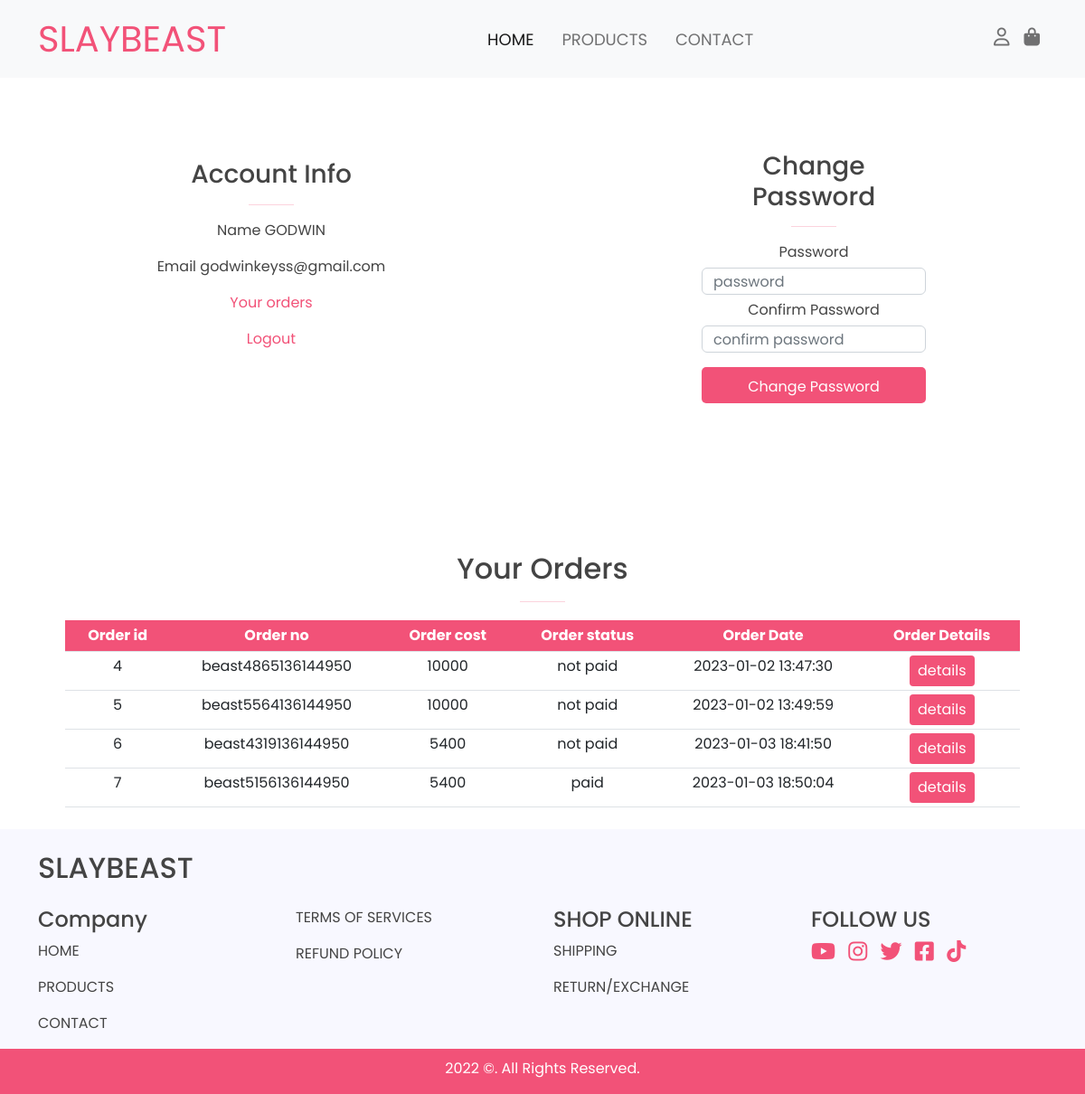
The app's page /account.php (signed in) with its own data.
### tables this page shows
CREATE TABLE `orders` (
  `order_id` int(11) NOT NULL,
  `order_cost` int(11) NOT NULL,
  `order_status` varchar(100) NOT NULL DEFAULT 'not paid',
  `user_id` int(11) NOT NULL,
  `tracking_id` varchar(100) NOT NULL,
  `email` varchar(255) NOT NULL,
  `country` varchar(100) NOT NULL,
  `first_name` varchar(255) NOT NULL,
  `last_name` varchar(255) NOT NULL,
  `phone` varchar(15) NOT NULL,
  `address` varchar(255) NOT NULL,
  `postal` int(11) NOT NULL,
  `state` varchar(255) DEFAULT NULL,
  `city` varchar(255) NOT NULL,
  `order_date` timestamp NOT NULL DEFAULT current_timestamp()
);

### account.php (the view, shortened to what this page needs)
<?php  include('./inc/header.php')  ?>
<?php
include('./server/connection.php');
if(isset($_SESSION['logged_in'])){
    $user_id = $_SESSION['user_id'];
    $stmt =$pdo->prepare("SELECT * FROM orders WHERE user_id=:user_id");
    $stmt->bindValue(':user_id',$user_id);
    $stmt->execute();
    $orders =$stmt->fetchAll(PDO::FETCH_ASSOC);
}
?>
    <section class="my-5 py-5">
      <div class=" row mx-auto">
        <div class="text-center mt-3 pt-5 col-lg-6 col-md-12 col-sm-12">
            <h3 class="font-weight-bold">Account Info</h3>
            <hr class="mx-auto account-hr">
            <div class="account-info">
                <p>Name <span><?php if(isset($_SESSION['first_name'])) { echo $_SESSION['first_name']; }?></span></p>
                <p>Email <span><?php if(isset($_SESSION['user_email'])) { echo $_SESSION['user_email'];} ?></span></p>
                <p><a href="#orders" id="orders-btn" class="orders-btn">Your orders</a></p>
                <p><a href="account.php?logout=1" id="logout-btn">Logout</a></p>
            </div>
        </div>
        <div class="col-lg-6 col-md-12 col-sm-12 ">
            <form action="account.php"method="POST" id="account-form">
                <h3 class="text-center">Change Password</h3>
                <hr class="mx-auto account-hr">
                <div class="form-group">
                    <label for="">Password</label>
                    <input type="password" class="form-control" id="account-password" placeholder="password" name="password" required  >
                </div>
                <div class="form-group">
                    <label for="">Confirm Password</label>
                    <input type="password" class="form-control" id="account-password-confirm" placeholder="confirm password" name="confirmPassword" required>
                </div>
                <div class="form-group mt-3">
                    <input type="submit" value="Change Password" id="change-pass-btn"class="" name="change_password"style="padding-top:10px;padding-bottom:30px ">
                </div>
            </form>
        </div>
      </div>
    </section>
     <section class="orders  my-1 py-1" id="orders">
        <div class="container mt-1">
          <h2 class="font-weight-bold text-center">Your Orders</h2>
          <hr class="mx-auto account-hr"/>
        </div>
        <div class="table-responsive">
        <table class="mt-1 pt-1  table table-sm">
          <tr>
            <th>Order id</th>
            <th>Order no</th>
            <th>Order cost</th>
            <th>Order status</th>
            <th>Order Date</th>
            <th>Order Details</th>
          </tr>
          <?php foreach($orders as $order): ?>
           <tr>
            <td>
             <span><?php echo $order['order_id'] ?></span>
            </td>
            <td>
              <span><?php echo $order['tracking_id'] ?></span>
            </td>
            <td>
              <span><?php echo $order['order_cost'] ?></span>
            </td>
            <td>
              <span><?php echo $order['order_status'] ?></span>
            </td>
            <td>
              <span><?php echo $order['order_date'] ?></span>
            </td>
            <td>
              <form action="order_details.php"method="POST">
                <input type="submit" class="btn order-details-btn btn-sm" value="details" name="order_details_btn"style="font-size:16px">
              </form>
            </td>
          </tr>
          <?php endforeach; ?>
        </table>
        </div>
  </section>
  <?php  include('./inc/footer.php')  ?>

### inc/header.php (shortened to what this page needs)
<!DOCTYPE html>
<html lang="en">
<head>
    <link rel="stylesheet" href="./css/bootstrap.min.css"  />
    <link rel="stylesheet" href="./css/style3.css"  />
    <link rel="stylesheet" href="https://cdnjs.cloudflare.com/ajax/libs/font-awesome/6.2.1/css/all.min.css" />
</head>
<body>
<nav class="navbar navbar-expand-lg bg-light fixed-top">
        <div class="container">
            <a class="navbar-brand fs-1 logo" href="index.php">SLAYBEAST</a>
            <div class="collapse navbar-collapse" id="navbarSupportedContent">
            <ul class="navbar-nav mx-auto mb-2 mb-lg-0">
                <li class="nav-item">
                <a class="nav-link active g" aria-current="page" href="index.php">HOME</a>
                </li>
                <li class="nav-item">
                <a class="nav-link g" href="products.php">PRODUCTS</a>
                </li>
                <li class="nav-item">
                <a class="nav-link g" href="contact.php">CONTACT</a>
                </li>
            </ul>
            <ul class="navbar-nav  mb-2 mb-lg-0">
            <li class="nav-item">
                <a class="nav-link" href="account.php"><i class="fa-regular fa-user"style="font-size:20px"></i></a>
                </li>
                <li class="nav-item">
                <a class="nav-link" href="carts.php">
                            <i class="fa-solid fa-bag-shopping cart "style="font-size:20px">
                            </i>
                        </a>
                </li>
            </ul>
            </div>
        </div>
</nav>

### inc/footer.php (shortened to what this page needs)
<section class="footer ">
    <footer class="container ">
        <div class="row">
            <h1 class="fs-2 my-4">SLAYBEAST</h1>
            <div class="col-md-3">
               <h1>Company</h1>
               <p><a href="index.php">HOME</a></p>
               <p><a href="products.php">PRODUCTS</a></p>
               <p> <a href="contact.php">CONTACT</a>  </p>
            </div>
            <div class="col-md-3">
                <p> <a href="terms.php">TERMS OF SERVICES</a> </p>
                <p> <a href="refund.php">REFUND POLICY</a> </p>
            </div>
            <div class="col-md-3">
                <h1>SHOP ONLINE</h1>
                <p><a href="shipping.php">SHIPPING</a> </p>
                <p> <a href="returns_exchange.php"> RETURN/EXCHANGE</a></p>
            </div>
            <div class="col-md-3">
                <h1>FOLLOW US</h1>
                <div class="icons">
                    <i class="fa-brands fa-youtube"></i>
                    <i class="fa-brands fa-instagram"></i>
                    <i class="fa-brands fa-twitter"></i>
                    <i class="fa-brands fa-square-facebook"></i>
                    <i class="fa-brands fa-tiktok"></i>
                </div>
            </div>
        </div>
    </footer>
    <div class="footer-footer">
        <p>2022 &copy;. All Rights Reserved.</p>
    </div>
   </section>
</body>
</html>

### css/style3.css (style rules this page uses)
* { margin: 0; padding: 0; box-sizing: border-box; }
a { text-decoration: none; color:#444; }
.nav-link.g { margin-left: 15px; font-size: 18px; }
:root { --main-color: #f25278; --text-color:#444; }
body { color:var(--text-color); font-family: 'Poppins', sans-serif; width: 100%; min-height: 100vh; }
.logo { color:var(--main-color); }
footer h1 { font-size: 24px; }
.footer { background: ghostwhite; }
.footer i { font-size: 24px; margin-right: 10px; color:var(--main-color); transition: .3s ease-in-out; }
.footer-footer { display: flex; align-items: center; justify-content: center; background: var(--main-color); color:#fff; }
.footer-footer p { margin-top: 10px; }
.orders { padding: 0px 6%; }
.account-hr { width: 50px; font-weight: bold; color:var(--main-color); }
#account-form { width: 50%; margin: 35px auto; text-align: center; padding: 20px; }
#account-form input { margin: 5px auto; height: 30px; width: 100%; }
#change-pass-btn { background:var(--main-color); color:#fff; padding: 5px 20px ; border: none; border-radius: 5px; display: flex; align-items: center; justify-content: center; margin-top: 10px !important; }
#logout-btn,#orders-btn { color: var(--main-color); text-decoration: none; }
.orders table { width: 100%; border-collapse: collapse; }
.orders th { text-align: center; padding: 5px 10px; color:#fff; background: var(--main-color); }
.order-details-btn { font-size: 1.5rem; background: var(--main-color); color:white; }
.orders td { text-align: center; }

### records on screen
orders: order_id "4", tracking "beast4865136144950", order_cost "10000", order_status "not paid", order_date "2023-01-02 13:47:30"
orders: order_id "5", tracking "beast5564136144950", order_cost "10000", order_status "not paid", order_date "2023-01-02 13:49:59"
orders: order_id "6", tracking "beast4319136144950", order_cost "5400", order_status "not paid", order_date "2023-01-03 18:41:50"
orders: order_id "7", tracking "beast5156136144950", order_cost "5400", order_status "paid", order_date "2023-01-03 18:50:04"

### other values on screen
$_SESSION['first_name'] "GODWIN"
$_SESSION['user_email'] "godwinkeyss@gmail.com"
